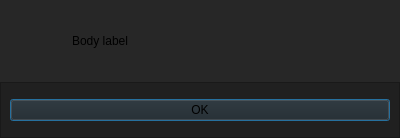
<?xml version="1.0" encoding="UTF-8"?>
<ui version="4.0">
 <class>Dialog</class>
 <widget class="QDialog" name="Dialog">
  <property name="geometry">
   <rect>
    <x>0</x>
    <y>0</y>
    <width>400</width>
    <height>138</height>
   </rect>
  </property>
  <property name="sizePolicy">
   <sizepolicy hsizetype="Preferred" vsizetype="Preferred">
    <horstretch>0</horstretch>
    <verstretch>0</verstretch>
   </sizepolicy>
  </property>
  <property name="windowTitle">
   <string>Dialog</string>
  </property>
  <property name="styleSheet">
   <string notr="true">QDialog {
	background-color: rgb(39,39,39);
}</string>
  </property>
  <layout class="QVBoxLayout" name="verticalLayout">
   <property name="spacing">
    <number>0</number>
   </property>
   <property name="leftMargin">
    <number>0</number>
   </property>
   <property name="topMargin">
    <number>0</number>
   </property>
   <property name="rightMargin">
    <number>0</number>
   </property>
   <property name="bottomMargin">
    <number>0</number>
   </property>
   <item>
    <layout class="QHBoxLayout" name="horizontalLayout">
     <property name="spacing">
      <number>12</number>
     </property>
     <property name="leftMargin">
      <number>12</number>
     </property>
     <property name="topMargin">
      <number>12</number>
     </property>
     <property name="rightMargin">
      <number>12</number>
     </property>
     <property name="bottomMargin">
      <number>12</number>
     </property>
     <item>
      <widget class="QLabel" name="label">
       <property name="minimumSize">
        <size>
         <width>48</width>
         <height>48</height>
        </size>
       </property>
       <property name="maximumSize">
        <size>
         <width>48</width>
         <height>48</height>
        </size>
       </property>
       <property name="text">
        <string/>
       </property>
       <property name="pixmap">
        <pixmap>../../resources/icons/info.png</pixmap>
       </property>
       <property name="scaledContents">
        <bool>true</bool>
       </property>
      </widget>
     </item>
     <item>
      <widget class="BodyLabel" name="BodyLabel">
       <property name="text">
        <string>Body label</string>
       </property>
       <property name="wordWrap">
        <bool>true</bool>
       </property>
      </widget>
     </item>
     <item>
      <spacer name="verticalSpacer">
       <property name="orientation">
        <enum>Qt::Vertical</enum>
       </property>
       <property name="sizeHint" stdset="0">
        <size>
         <width>0</width>
         <height>0</height>
        </size>
       </property>
      </spacer>
     </item>
     <item>
      <spacer name="horizontalSpacer">
       <property name="orientation">
        <enum>Qt::Horizontal</enum>
       </property>
       <property name="sizeHint" stdset="0">
        <size>
         <width>40</width>
         <height>20</height>
        </size>
       </property>
      </spacer>
     </item>
    </layout>
   </item>
   <item>
    <widget class="QFrame" name="frame">
     <property name="styleSheet">
      <string notr="true">background-color: rgb(32,32,32);</string>
     </property>
     <property name="frameShape">
      <enum>QFrame::StyledPanel</enum>
     </property>
     <property name="frameShadow">
      <enum>QFrame::Raised</enum>
     </property>
     <layout class="QVBoxLayout" name="verticalLayout_2">
      <property name="leftMargin">
       <number>0</number>
      </property>
      <property name="topMargin">
       <number>0</number>
      </property>
      <property name="rightMargin">
       <number>0</number>
      </property>
      <property name="bottomMargin">
       <number>0</number>
      </property>
      <item>
       <layout class="QHBoxLayout" name="horizontalLayout_2">
        <property name="leftMargin">
         <number>9</number>
        </property>
        <property name="topMargin">
         <number>16</number>
        </property>
        <property name="rightMargin">
         <number>9</number>
        </property>
        <property name="bottomMargin">
         <number>16</number>
        </property>
        <item>
         <widget class="PushButton" name="PushButton">
          <property name="text">
           <string>OK</string>
          </property>
         </widget>
        </item>
       </layout>
      </item>
     </layout>
    </widget>
   </item>
  </layout>
 </widget>
 <customwidgets>
  <customwidget>
   <class>PushButton</class>
   <extends>QPushButton</extends>
   <header>qfluentwidgets</header>
  </customwidget>
  <customwidget>
   <class>BodyLabel</class>
   <extends>QLabel</extends>
   <header>qfluentwidgets</header>
  </customwidget>
 </customwidgets>
 <resources/>
 <connections/>
</ui>
